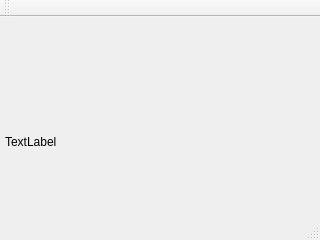
<?xml version="1.0" encoding="UTF-8"?>
<ui version="4.0">
 <class>MainWindow</class>
 <widget class="QMainWindow" name="MainWindow">
  <property name="geometry">
   <rect>
    <x>0</x>
    <y>0</y>
    <width>320</width>
    <height>240</height>
   </rect>
  </property>
  <property name="windowTitle">
   <string>MainWindow</string>
  </property>
  <widget class="QWidget" name="centralWidget">
   <widget class="QLabel" name="label">
    <property name="enabled">
     <bool>true</bool>
    </property>
    <property name="geometry">
     <rect>
      <x>5</x>
      <y>5</y>
      <width>320</width>
      <height>240</height>
     </rect>
    </property>
    <property name="text">
     <string notr="true">TextLabel</string>
    </property>
   </widget>
  </widget>
  <widget class="QMenuBar" name="menuBar">
   <property name="geometry">
    <rect>
     <x>0</x>
     <y>0</y>
     <width>320</width>
     <height>25</height>
    </rect>
   </property>
  </widget>
  <widget class="QToolBar" name="mainToolBar">
   <attribute name="toolBarArea">
    <enum>TopToolBarArea</enum>
   </attribute>
   <attribute name="toolBarBreak">
    <bool>false</bool>
   </attribute>
  </widget>
  <widget class="QStatusBar" name="statusBar"/>
 </widget>
 <layoutdefault spacing="6" margin="11"/>
 <resources/>
 <connections/>
</ui>
